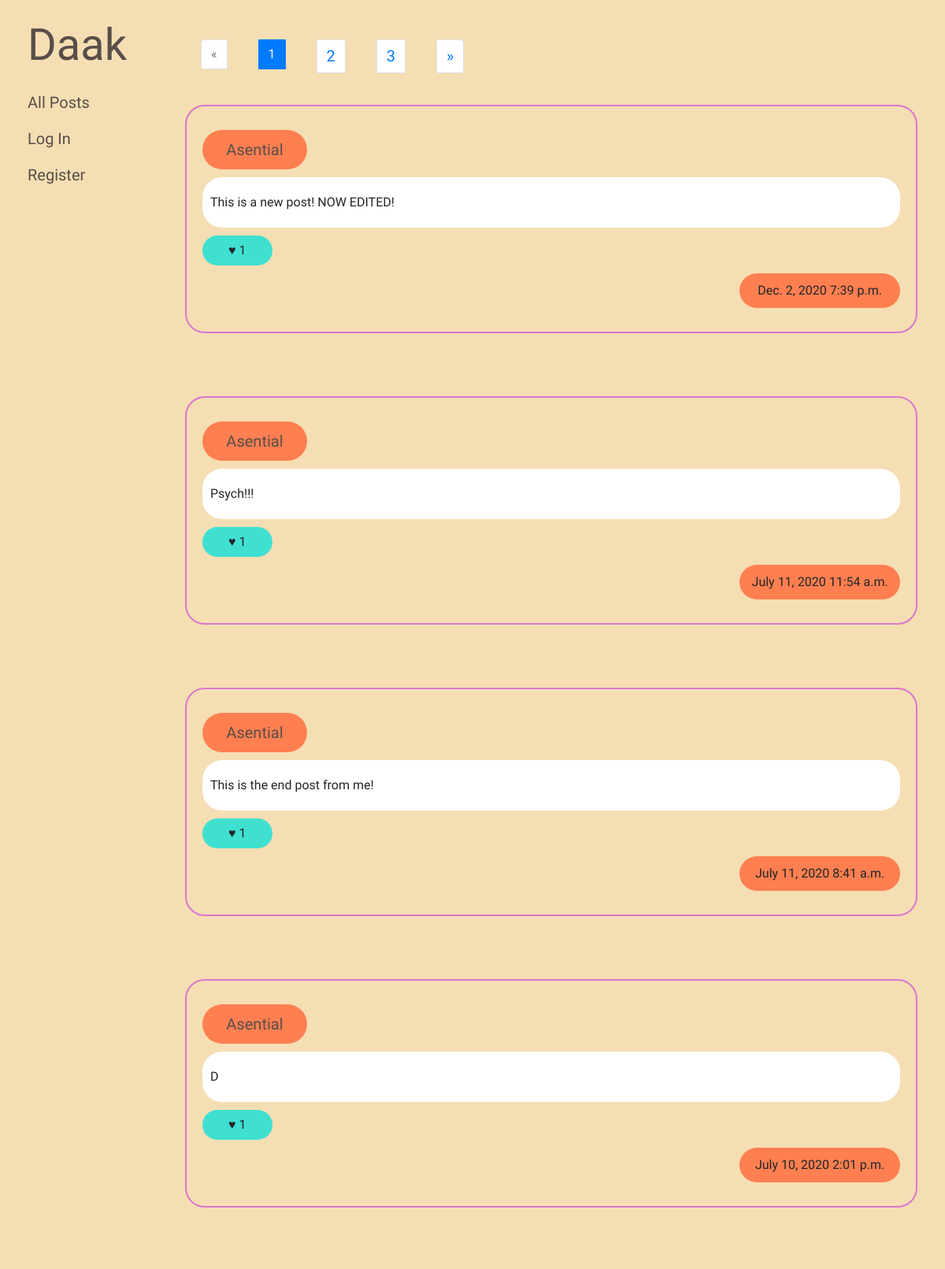
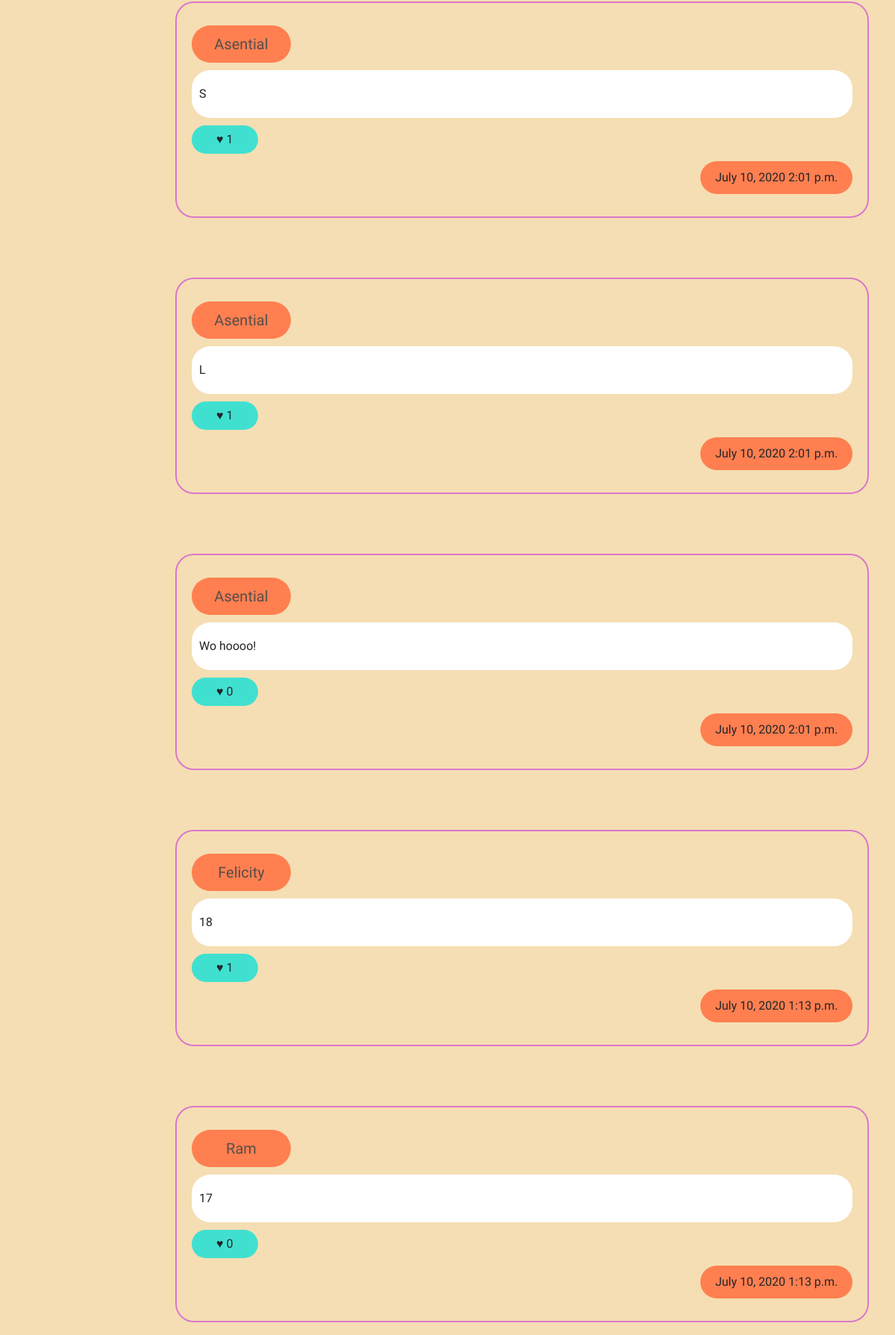
The page / (upper part) on the database its author committed (2 pictures, top to bottom).
### network/models.py (models this page shows, shortened)
class Post(models.Model):
    user = models.ForeignKey(User, on_delete=models.CASCADE)
    content = models.TextField(max_length=400)
    likes = models.IntegerField(default=0)
    date = models.DateField(auto_now=False, auto_now_add=True)
    time = models.TimeField(auto_now=False, auto_now_add=True)

class User(AbstractUser):
    pass

### network/views.py (the view, shortened to what this page needs)
# urls.py: path("", views.index, name="index"),
def index(request):
    post_list = Post.objects.all().order_by('-id')
    page = request.GET.get('page', 1)
    paginator = Paginator(post_list, 10)
    try:
        posts = paginator.page(page)
    except PageNotAnInteger:
        posts = paginator.page(1)
    except EmptyPage:
        posts = paginator.page(paginator.num_pages)
    return render(request, "network/index.html", {
        "posts": posts,
    })

### network/templates/network/index.html (shortened to what this page needs)
{% extends "network/layout.html" %}
{% block body %}
{% if posts.has_other_pages %}
<nav aria-label="Page navigation example" style="margin: 20px 0px; padding: 20px 0;">
    <ul class="pagination">
        {% if posts.has_previous %}
            <li class="page-item"><a class="page-link" href="?page={{ posts.previous_page_number }}">&laquo;</a></li>
        {% else %}
            <li class="disabled page-item"><span class="page-link">&laquo;</span></li>
        {% endif %}
        {% for i in posts.paginator.page_range %}
            {% if posts.number == i %}
                <li class="active page-item"><span class="page-link">{{ i }} <span class="sr-only">(current)</span></span></li>
            {% else %}
                <li class="page-item"><a class="page-link" href="?page={{ i }}">{{ i }}</a></li>
            {% endif %}
        {% endfor %}
        {% if posts.has_next %}
            <li class="page-item"><a class="page-link" href="?page={{ posts.next_page_number }}">&raquo;</a></li>
        {% else %}
            <li class="disabled page-item"><span class="page-link">&raquo;</span></li>
        {% endif %}
    </ul>
    </nav>
{% endif %}
{% if user.is_authenticated %}
    {% for post in posts %}
    <div class="post">
        <f class="row">
            <div class="user col-3" style="max-width: 15%; flex: 0 0 15%;"><a href="{% url 'profile' post.user %}">{{post.user}}</a></div>
            <div class="col-6" style="max-width: 75%; flex: 0 0 75%;"></div>
            {% if post.user == request.user %}
                    <button class="edit btn col-3" style="max-width: 10%; flex: 0 0 10%" id="{{post.id}}" >Edit</button>
            {% endif %}
        </f>
        <div name={{post.id}} class="content">{{post.content}}</div>
        {% if post in liked %}
                <button class="btn like-btn dislike" num={{post.likes}} id="{{post.id}}">&hearts; {{post.likes}}</button>
        {% else %}
                <button class="btn like-btn like" num={{post.likes}} id="{{post.id}}">&hearts; {{post.likes}}</button>
        {% endif %}
        <f class="row">
            <div class="col-10" style="max-width: 77%; flex: 0 0 77%;"></div>
            <div class="timestamp col-2" style="max-width: 23%; flex: 0 0 23%;">{{post.date}} {{post.time}}</div>
        </f>
    </div>
    {% endfor %}
{% else %}
    {% for post in posts %}
        <div class="post">
            <f class="row">
            <div class="user col-3" style="max-width: 15%; flex: 0 0 15%;"><a href="{% url 'profile' post.user %}">{{post.user}}</a></div>
            <div class="col-6" style="max-width: 85%; flex: 0 0 85%;"></div>
            </f>
            <div class="content">{{post.content}}</div>
            <div class="btn like-btn">&hearts; {{post.likes}}</div>
            <f class="row">
                <div class="col-10" style="max-width: 77%; flex: 0 0 77%;"></div>
                <div class="timestamp col-2" style="max-width: 23%; flex: 0 0 23%;">{{post.date}} {{post.time}}</div>
            </f>
        </div>
    {% endfor %}
{% endif %}
{% endblock %}

### network/static/network/styles.css (style rules this page uses)
body { background-color: wheat; }
.post > div, .post > f > div { border-radius: 25px; }
.post { border: solid 2px #da77cb; border-radius: 25px; margin: 20px 20px; padding: 20px 20px; margin-bottom: 80px; display: flex; flex-direction: column; }
.like-btn { margin-top: 10px; border-radius: 25px; background-color: turquoise; width: 10%; }
.user { background-color: coral; width: fit-content; display: inline-block; text-align: center; }
.content { padding: 20px 10px; background-color: white; }
.timestamp { background-color: coral; text-align: center; width: 25%; }
.pagination { padding-left: 20px; }
.row { margin: 10px 0; }
.user, .likes, .timestamp { padding: 10px 10px; }

### network/static/network/underline.css (style rules this page uses)
body { font-family: 'Ubuntu', sans-serif; }
ul { list-style-type: none; margin: 0; text-align: left; }
ul li { display: inline-block; margin: 0 20px; }
a { font-size: 20px; color: #584e4a; position: relative; text-decoration: none; padding-bottom: 8px; }
a:before, a:after { content: ''; position: absolute; bottom: 8px; left: 0; right: 0; height: 2px; background-color: #ea93a6; }
a:before { opacity: 0; transform: translateY(- 8px); transition: transform 0s cubic-bezier(0.175, 0.885, 0.32, 1.275), opacity 0s; }
a:after { opacity: 0; transform: translateY(4px); transition: transform 0.2s cubic-bezier(0.175, 0.885, 0.32, 1.275), opacity 0.2s; }

### rows shown on the page
Post: user "Asential", content "This is a new post! NOW EDITED!", likes "1", date "Dec. 2, 2020", time "7:39 p.m."
Post: user "Asential", content "Psych!!!", likes "1", date "July 11, 2020", time "11:54 a.m."
Post: user "Asential", content "This is the end post from me!", likes "1", date "July 11, 2020", time "8:41 a.m."
Post: user "Asential", content "D", likes "1", date "July 10, 2020", time "2:01 p.m."
Post: user "Asential", content "S", likes "1", date "July 10, 2020", time "2:01 p.m."
Post: user "Asential", content "L", likes "1", date "July 10, 2020", time "2:01 p.m."
Post: user "Asential", content "Wo hoooo!", likes "0", date "July 10, 2020", time "2:01 p.m."
Post: user "Felicity", content "18", likes "1", date "July 10, 2020", time "1:13 p.m."
Post: user "Ram", content "17", likes "0", date "July 10, 2020", time "1:13 p.m."

### other values the page prints
{{ i }} "1"
{{ i }} "2" "3"
